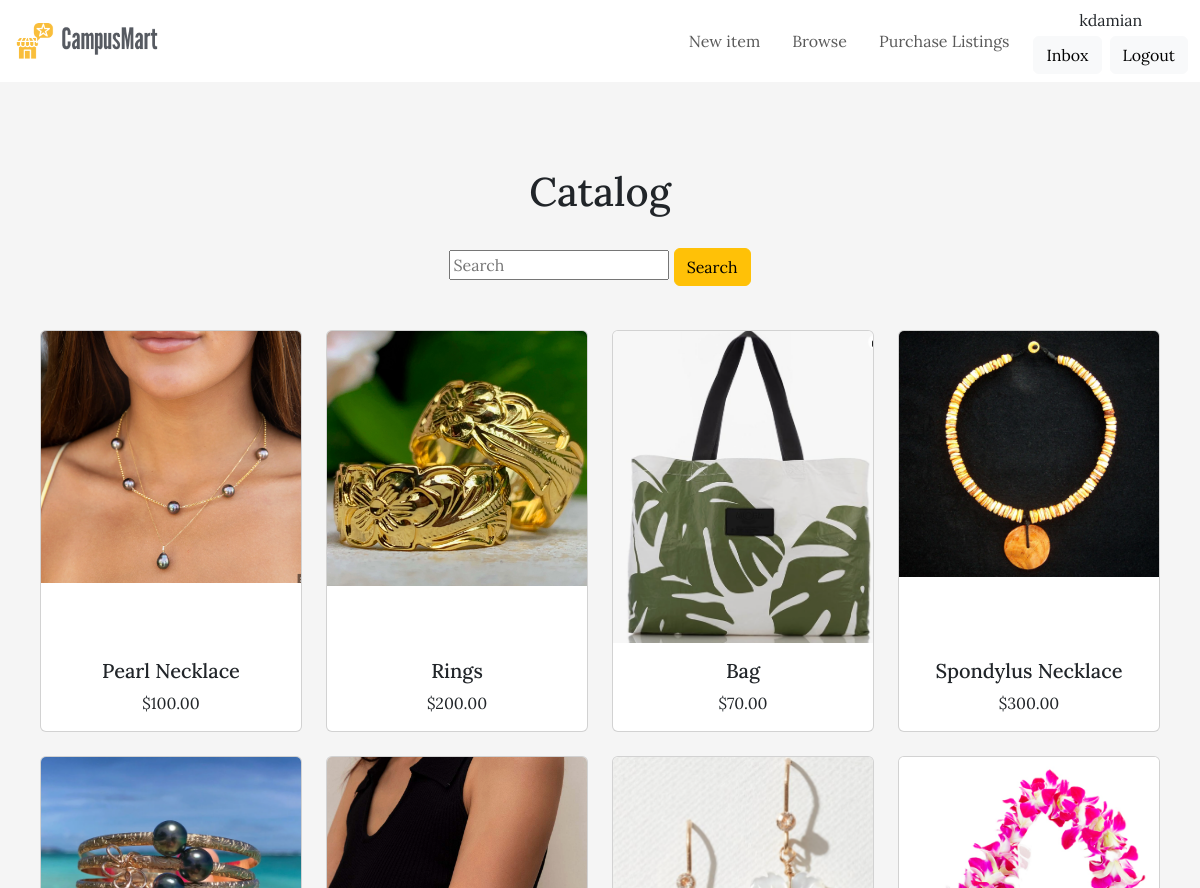
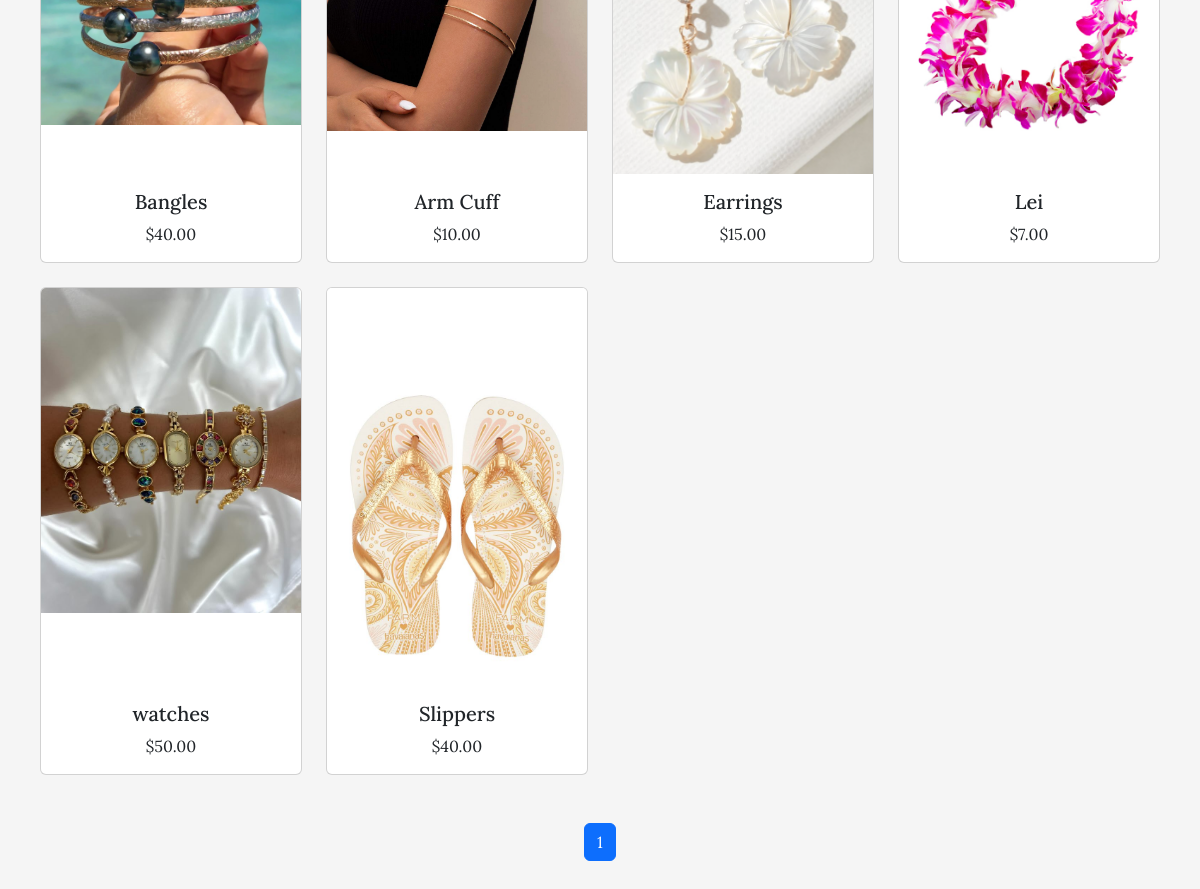
Screenshot of /campusmart/listings/ (signed in) with the database file from the repository (2 pictures, top to bottom).
### campusmart/models.py (models this page shows, shortened)
class Listing(models.Model):
    CONDITION_CHOICES = [
        ('New', 'New'),
        ('Like New', 'Like New'),
        ('Used', 'Used'),
        ('Fair', 'Fair'),
    ]
    STATUS_CHOICES = [
        ('Available', 'Available'),
        ('Unavailable', 'Unavailable'),
    ]
    created_by = models.ForeignKey(User, on_delete=models.CASCADE)
    title = models.CharField(max_length=200)
    description = models.TextField()
    price = models.DecimalField(max_digits=10, decimal_places=2)
    condition = models.CharField(max_length=20, choices=CONDITION_CHOICES)
    photo = models.ImageField(upload_to='listing_photos')
    status = models.CharField(max_length=20, choices=STATUS_CHOICES, default='Available')

### campusmart/views.py (the view)
# urls.py: path('listings/', views.listing_all, name='listing_all'),
def listing_all(request):
    page = int(request.GET.get('page', 1))
    per_page = 20
    start = (page-1) * per_page
    end = start + per_page
    query = request.GET.get('query', '')
    if query:
        listings = Listing.objects.filter(
            Q(description__icontains=query) | Q(title__icontains=query)
        )
    else:
            listings = Listing.objects.filter(status='Available') # this is Feature 3.1, showing all available listings
    page_listings = listings[start:end]
    total = listings.count()
    total_pages = (total + per_page - 1) // per_page  # round up to get number of pages
    page_range = range(1, total_pages + 1)
    return render(request, 'campusmart/listing_all.html', {
        'query': query,
        'listings':page_listings,
        'page':page,
        'total_pages':total_pages,
        'page_range':page_range,
    })

### campusmart/templates/campusmart/listing_all.html (shortened to what this page needs)
{% extends "campusmart/base.html" %}
{% block content %}
<h1>Catalog</h1>
<div class="container my-4">
    <form method="get" action="{% url 'campusmart:listing_all' %}">
        <div class="row g-2 align-items-end">
            <div class="col">
                <input name="query" type="text" value="{{ query }}" placeholder="Search">
                <button type="submit" class="btn btn-warning">Search</button>
            </div>
        </div>
    </form>
</div>
<div class="row row-cols-1 row-cols-md-2 row-cols-lg-4 g-4 pt-3">
    {% for listing in listings %}
        <div class="col d-flex">
            <a class="card h-100 w-100" href="{% url 'campusmart:detail' listing.id %}">
                <center>
                    <img
                        src="{{ listing.photo.url }}"
                        class="card-img-top"
                        alt="Listing Photo"
                    >
                </center>
                <div class="card-body d-flex flex-column">
                    <h5 class="card-title mt-auto">{{ listing.title }}</h5>
                    <p class="card-text">${{ listing.price }}</p>
                </div>
            </a>
        </div>
    {% endfor %}
</div>
<nav aria-label="Pagination">
    <ul class="pagination justify-content-center pt-5">
        {% if page_range %}
            {% for p in page_range %}
                <li class="page-item {% if page == p %}active{% endif %}">
                    <a class="page-link" href="?page={{ p }}">{{ p }}</a>
                </li>
            {% endfor %}
        {% endif %}
    </ul>
</nav>
{% endblock %}

### campusmart/templates/campusmart/base.html (shortened to what this page needs)
<!DOCTYPE html>
<html>
<head>
    <link href="https://cdn.jsdelivr.net/npm/bootstrap@5.3.0-alpha1/dist/css/bootstrap.min.css" rel="stylesheet"
>
    {% load static %}
    <link rel="stylesheet" href="{% static 'campusmart/basestyles.css' %}">
</head>
<body>
    {% load static %}
        <nav class="navbar navbar-expand-lg fixed-top" style="background-color: white;">
            <div class="container-fluid">
                <a class="navbar-brand" href="{% url 'campusmart:index' %}">
                    <img src="{% static 'campusmart/campusmart_logo.png' %}" alt="CampusMart Logo" class="logo">
                </a>
                <div class="collapse navbar-collapse justify-content-end" id="navbarContent">
                    <ul class="navbar-nav gap-3 align-items-lg-center">
                        <li class="nav-item">
                            <a class="nav-link text-lg font-semibold" href="{% url 'campusmart:create_listing' %}">New item</a>
                        </li>
                        <li class="nav-item">
                            <a class="nav-link text-lg font-semibold" href="{% url 'campusmart:listing_all' %}">Browse</a>
                        </li>
                        <li class="nav-item">
                            <a class="nav-link text-lg font-semibold" href="{% url 'campusmart:checkout' %}">Purchase Listings</a>
                        </li>
                        {% if request.user.is_authenticated %}
                            <li class="nav-item text-center">
                                <p class="mb-1">{{ request.user.username }}</p>
                                <div class="d-flex gap-2 justify-content-center">
                                    <a href="{% url 'campusmart:inbox' %}" class="btn btn-light">Inbox</a>
                                    <a href="{% url 'campusmart:logout' %}" class="btn btn-light">Logout</a>
                                </div>
                            </li>
                        {% else %}
                            <li class="d-flex gap-2 justify-content-center">
                                <a href="{% url 'campusmart:login' %}" class="btn btn-outline-warning btn-sm">Login</a>
                                <a href="{% url 'campusmart:register' %}" class="btn btn-outline-warning btn-sm">Register</a>
                            </li>
                        {% endif %}
                        </ul>
                    </div>
                </div>
        </nav>
    <div id="content" class="mt-5" style="padding-top: 80px;">
        {% block content %}
        {% endblock %}
    </div>
</body>
</html>

### campusmart/static/campusmart/basestyles.css (style rules this page uses)
a { color: black; text-decoration: none; font-family: Lora; }
html, body { font-family: Lora; align-items: center; padding: 20px; background-color: #f5f5f5; text-align: center; }
input { margin: 10px 0px; }
.logo { width: 150px; margin-right: 10px; }

### rows the page displays
Listing: photo (picture), title "Pearl Necklace", price "100.00"
Listing: photo (picture), title "Rings", price "200.00"
Listing: photo (picture), title "Bag", price "70.00"
Listing: photo (picture), title "Spondylus Necklace", price "300.00"
Listing: photo (picture), title "Bangles", price "40.00"
Listing: photo (picture), title "Arm Cuff", price "10.00"
Listing: photo (picture), title "Earrings", price "15.00"
Listing: photo (picture), title "Lei", price "7.00"
Listing: photo (picture), title "watches", price "50.00"
Listing: photo (picture), title "Slippers", price "40.00"

### other values shown
{{ request.user.username }} "kdamian"
{{ p }} "1"
